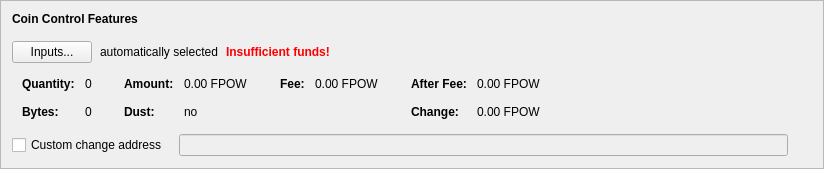
      <widget class="QFrame" name="frameCoinControl">
       <property name="sizePolicy">
        <sizepolicy hsizetype="Expanding" vsizetype="Fixed">
         <horstretch>0</horstretch>
         <verstretch>0</verstretch>
        </sizepolicy>
       </property>
       <property name="frameShape">
        <enum>QFrame::StyledPanel</enum>
       </property>
       <property name="frameShadow">
        <enum>QFrame::Raised</enum>
       </property>
       <layout class="QVBoxLayout" name="verticalLayout_2">
        <property name="spacing">
         <number>6</number>
        </property>
        <item>
         <layout class="QVBoxLayout" name="verticalLayoutCoinControl" stretch="0,0,0,0,0">
          <property name="spacing">
           <number>0</number>
          </property>
          <property name="sizeConstraint">
           <enum>QLayout::SetDefaultConstraint</enum>
          </property>
          <property name="leftMargin">
           <number>0</number>
          </property>
          <property name="topMargin">
           <number>0</number>
          </property>
          <item>
           <layout class="QHBoxLayout" name="horizontalLayoutCoinControl1">
            <property name="bottomMargin">
             <number>15</number>
            </property>
            <item>
             <widget class="QLabel" name="labelCoinControlFeatures">
              <property name="sizePolicy">
               <sizepolicy hsizetype="Preferred" vsizetype="Maximum">
                <horstretch>0</horstretch>
                <verstretch>0</verstretch>
               </sizepolicy>
              </property>
              <property name="font">
               <font>
                <weight>75</weight>
                <bold>true</bold>
               </font>
              </property>
              <property name="styleSheet">
               <string notr="true">font-weight:bold;</string>
              </property>
              <property name="text">
               <string>Coin Control Features</string>
              </property>
             </widget>
            </item>
           </layout>
          </item>
          <item>
           <layout class="QHBoxLayout" name="horizontalLayoutCoinControl2" stretch="0,0,0,0">
            <property name="spacing">
             <number>8</number>
            </property>
            <property name="bottomMargin">
             <number>10</number>
            </property>
            <item>
             <widget class="QPushButton" name="pushButtonCoinControl">
              <property name="styleSheet">
               <string notr="true"/>
              </property>
              <property name="text">
               <string>Inputs...</string>
              </property>
              <property name="autoDefault">
               <bool>false</bool>
              </property>
             </widget>
            </item>
            <item>
             <widget class="QLabel" name="labelCoinControlAutomaticallySelected">
              <property name="text">
               <string>automatically selected</string>
              </property>
              <property name="margin">
               <number>5</number>
              </property>
             </widget>
            </item>
            <item>
             <widget class="QLabel" name="labelCoinControlInsuffFunds">
              <property name="font">
               <font>
                <weight>75</weight>
                <bold>true</bold>
               </font>
              </property>
              <property name="styleSheet">
               <string notr="true">color:red;font-weight:bold;</string>
              </property>
              <property name="text">
               <string>Insufficient funds!</string>
              </property>
              <property name="margin">
               <number>5</number>
              </property>
             </widget>
            </item>
            <item>
             <spacer name="horizontalSpacerCoinControl">
              <property name="orientation">
               <enum>Qt::Horizontal</enum>
              </property>
              <property name="sizeHint" stdset="0">
               <size>
                <width>40</width>
                <height>1</height>
               </size>
              </property>
             </spacer>
            </item>
           </layout>
          </item>
          <item>
           <widget class="QWidget" name="widgetCoinControl" native="true">
            <property name="sizePolicy">
             <sizepolicy hsizetype="Preferred" vsizetype="Preferred">
              <horstretch>0</horstretch>
              <verstretch>0</verstretch>
             </sizepolicy>
            </property>
            <property name="minimumSize">
             <size>
              <width>0</width>
              <height>0</height>
             </size>
            </property>
            <property name="styleSheet">
             <string notr="true"/>
            </property>
            <layout class="QHBoxLayout" name="horizontalLayoutCoinControl5">
             <property name="leftMargin">
              <number>0</number>
             </property>
             <property name="topMargin">
              <number>0</number>
             </property>
             <property name="rightMargin">
              <number>0</number>
             </property>
             <property name="bottomMargin">
              <number>0</number>
             </property>
             <item>
              <layout class="QHBoxLayout" name="horizontalLayoutCoinControl3" stretch="0,0,0,1">
               <property name="spacing">
                <number>20</number>
               </property>
               <property name="topMargin">
                <number>0</number>
               </property>
               <property name="bottomMargin">
                <number>10</number>
               </property>
               <item>
                <layout class="QFormLayout" name="formLayoutCoinControl1">
                 <property name="horizontalSpacing">
                  <number>10</number>
                 </property>
                 <property name="verticalSpacing">
                  <number>14</number>
                 </property>
                 <property name="leftMargin">
                  <number>10</number>
                 </property>
                 <property name="topMargin">
                  <number>4</number>
                 </property>
                 <property name="rightMargin">
                  <number>6</number>
                 </property>
                 <item row="0" column="0">
                  <widget class="QLabel" name="labelCoinControlQuantityText">
                   <property name="font">
                    <font>
                     <weight>75</weight>
                     <bold>true</bold>
                    </font>
                   </property>
                   <property name="text">
                    <string>Quantity:</string>
                   </property>
                   <property name="margin">
                    <number>0</number>
                   </property>
                  </widget>
                 </item>
                 <item row="0" column="1">
                  <widget class="QLabel" name="labelCoinControlQuantity">
                   <property name="cursor">
                    <cursorShape>IBeamCursor</cursorShape>
                   </property>
                   <property name="contextMenuPolicy">
                    <enum>Qt::ActionsContextMenu</enum>
                   </property>
                   <property name="text">
                    <string notr="true">0</string>
                   </property>
                   <property name="margin">
                    <number>0</number>
                   </property>
                   <property name="textInteractionFlags">
                    <set>Qt::LinksAccessibleByMouse|Qt::TextSelectableByKeyboard|Qt::TextSelectableByMouse</set>
                   </property>
                  </widget>
                 </item>
                 <item row="1" column="0">
                  <widget class="QLabel" name="labelCoinControlBytesText">
                   <property name="font">
                    <font>
                     <weight>75</weight>
                     <bold>true</bold>
                    </font>
                   </property>
                   <property name="text">
                    <string>Bytes:</string>
                   </property>
                  </widget>
                 </item>
                 <item row="1" column="1">
                  <widget class="QLabel" name="labelCoinControlBytes">
                   <property name="cursor">
                    <cursorShape>IBeamCursor</cursorShape>
                   </property>
                   <property name="contextMenuPolicy">
                    <enum>Qt::ActionsContextMenu</enum>
                   </property>
                   <property name="text">
                    <string notr="true">0</string>
                   </property>
                   <property name="textInteractionFlags">
                    <set>Qt::LinksAccessibleByMouse|Qt::TextSelectableByKeyboard|Qt::TextSelectableByMouse</set>
                   </property>
                  </widget>
                 </item>
                </layout>
               </item>
               <item>
                <layout class="QFormLayout" name="formLayoutCoinControl2">
                 <property name="horizontalSpacing">
                  <number>10</number>
                 </property>
                 <property name="verticalSpacing">
                  <number>14</number>
                 </property>
                 <property name="leftMargin">
                  <number>6</number>
                 </property>
                 <property name="topMargin">
                  <number>4</number>
                 </property>
                 <property name="rightMargin">
                  <number>6</number>
                 </property>
                 <item row="0" column="0">
                  <widget class="QLabel" name="labelCoinControlAmountText">
                   <property name="font">
                    <font>
                     <weight>75</weight>
                     <bold>true</bold>
                    </font>
                   </property>
                   <property name="text">
                    <string>Amount:</string>
                   </property>
                   <property name="margin">
                    <number>0</number>
                   </property>
                  </widget>
                 </item>
                 <item row="0" column="1">
                  <widget class="QLabel" name="labelCoinControlAmount">
                   <property name="cursor">
                    <cursorShape>IBeamCursor</cursorShape>
                   </property>
                   <property name="contextMenuPolicy">
                    <enum>Qt::ActionsContextMenu</enum>
                   </property>
                   <property name="text">
                    <string notr="true">0.00 FPOW</string>
                   </property>
                   <property name="textInteractionFlags">
                    <set>Qt::LinksAccessibleByMouse|Qt::TextSelectableByKeyboard|Qt::TextSelectableByMouse</set>
                   </property>
                  </widget>
                 </item>
                 <item row="1" column="0">
                  <widget class="QLabel" name="labelCoinControlLowOutputText">
                   <property name="font">
                    <font>
                     <weight>75</weight>
                     <bold>true</bold>
                    </font>
                   </property>
                   <property name="text">
                    <string>Dust:</string>
                   </property>
                  </widget>
                 </item>
                 <item row="1" column="1">
                  <widget class="QLabel" name="labelCoinControlLowOutput">
                   <property name="cursor">
                    <cursorShape>IBeamCursor</cursorShape>
                   </property>
                   <property name="contextMenuPolicy">
                    <enum>Qt::ActionsContextMenu</enum>
                   </property>
                   <property name="text">
                    <string notr="true">no</string>
                   </property>
                   <property name="textInteractionFlags">
                    <set>Qt::LinksAccessibleByMouse|Qt::TextSelectableByKeyboard|Qt::TextSelectableByMouse</set>
                   </property>
                  </widget>
                 </item>
                </layout>
               </item>
               <item>
                <layout class="QFormLayout" name="formLayoutCoinControl3">
                 <property name="horizontalSpacing">
                  <number>10</number>
                 </property>
                 <property name="verticalSpacing">
                  <number>14</number>
                 </property>
                 <property name="leftMargin">
                  <number>6</number>
                 </property>
                 <property name="topMargin">
                  <number>4</number>
                 </property>
                 <property name="rightMargin">
                  <number>6</number>
                 </property>
                 <item row="0" column="0">
                  <widget class="QLabel" name="labelCoinControlFeeText">
                   <property name="font">
                    <font>
                     <weight>75</weight>
                     <bold>true</bold>
                    </font>
                   </property>
                   <property name="text">
                    <string>Fee:</string>
                   </property>
                   <property name="margin">
                    <number>0</number>
                   </property>
                  </widget>
                 </item>
                 <item row="0" column="1">
                  <widget class="QLabel" name="labelCoinControlFee">
                   <property name="cursor">
                    <cursorShape>IBeamCursor</cursorShape>
                   </property>
                   <property name="contextMenuPolicy">
                    <enum>Qt::ActionsContextMenu</enum>
                   </property>
                   <property name="text">
                    <string notr="true">0.00 FPOW</string>
                   </property>
                   <property name="textInteractionFlags">
                    <set>Qt::LinksAccessibleByMouse|Qt::TextSelectableByKeyboard|Qt::TextSelectableByMouse</set>
                   </property>
                  </widget>
                 </item>
                </layout>
               </item>
               <item>
                <layout class="QFormLayout" name="formLayoutCoinControl4">
                 <property name="horizontalSpacing">
                  <number>10</number>
                 </property>
                 <property name="verticalSpacing">
                  <number>14</number>
                 </property>
                 <property name="leftMargin">
                  <number>6</number>
                 </property>
                 <property name="topMargin">
                  <number>4</number>
                 </property>
                 <property name="rightMargin">
                  <number>6</number>
                 </property>
                 <item row="0" column="0">
                  <widget class="QLabel" name="labelCoinControlAfterFeeText">
                   <property name="font">
                    <font>
                     <weight>75</weight>
                     <bold>true</bold>
                    </font>
                   </property>
                   <property name="text">
                    <string>After Fee:</string>
                   </property>
                   <property name="margin">
                    <number>0</number>
                   </property>
                  </widget>
                 </item>
                 <item row="0" column="1">
                  <widget class="QLabel" name="labelCoinControlAfterFee">
                   <property name="cursor">
                    <cursorShape>IBeamCursor</cursorShape>
                   </property>
                   <property name="contextMenuPolicy">
                    <enum>Qt::ActionsContextMenu</enum>
                   </property>
                   <property name="text">
                    <string notr="true">0.00 FPOW</string>
                   </property>
                   <property name="textInteractionFlags">
                    <set>Qt::LinksAccessibleByMouse|Qt::TextSelectableByKeyboard|Qt::TextSelectableByMouse</set>
                   </property>
                  </widget>
                 </item>
                 <item row="1" column="0">
                  <widget class="QLabel" name="labelCoinControlChangeText">
                   <property name="font">
                    <font>
                     <weight>75</weight>
                     <bold>true</bold>
                    </font>
                   </property>
                   <property name="text">
                    <string>Change:</string>
                   </property>
                  </widget>
                 </item>
                 <item row="1" column="1">
                  <widget class="QLabel" name="labelCoinControlChange">
                   <property name="cursor">
                    <cursorShape>IBeamCursor</cursorShape>
                   </property>
                   <property name="contextMenuPolicy">
                    <enum>Qt::ActionsContextMenu</enum>
                   </property>
                   <property name="text">
                    <string notr="true">0.00 FPOW</string>
                   </property>
                   <property name="textInteractionFlags">
                    <set>Qt::LinksAccessibleByMouse|Qt::TextSelectableByKeyboard|Qt::TextSelectableByMouse</set>
                   </property>
                  </widget>
                 </item>
                </layout>
               </item>
              </layout>
             </item>
            </layout>
           </widget>
          </item>
          <item>
           <layout class="QHBoxLayout" name="horizontalLayoutCoinControl4" stretch="0,0,0">
            <property name="spacing">
             <number>12</number>
            </property>
            <property name="sizeConstraint">
             <enum>QLayout::SetDefaultConstraint</enum>
            </property>
            <property name="topMargin">
             <number>5</number>
            </property>
            <property name="rightMargin">
             <number>5</number>
            </property>
            <item>
             <widget class="QCheckBox" name="checkBoxCoinControlChange">
              <property name="toolTip">
               <string>If this is activated, but the change address is empty or invalid, change will be sent to a newly generated address.</string>
              </property>
              <property name="text">
               <string>Custom change address</string>
              </property>
             </widget>
            </item>
            <item>
             <widget class="QValidatedLineEdit" name="lineEditCoinControlChange">
              <property name="enabled">
               <bool>false</bool>
              </property>
              <property name="sizePolicy">
               <sizepolicy hsizetype="Expanding" vsizetype="Fixed">
                <horstretch>0</horstretch>
                <verstretch>0</verstretch>
               </sizepolicy>
              </property>
             </widget>
            </item>
            <item>
             <widget class="QLabel" name="labelCoinControlChangeLabel">
              <property name="sizePolicy">
               <sizepolicy hsizetype="Preferred" vsizetype="Expanding">
                <horstretch>0</horstretch>
                <verstretch>0</verstretch>
               </sizepolicy>
              </property>
              <property name="minimumSize">
               <size>
                <width>0</width>
                <height>0</height>
               </size>
              </property>
              <property name="text">
               <string/>
              </property>
              <property name="margin">
               <number>3</number>
              </property>
             </widget>
            </item>
           </layout>
          </item>
          <item>
           <spacer name="verticalSpacerCoinControl">
            <property name="orientation">
             <enum>Qt::Vertical</enum>
            </property>
            <property name="sizeType">
             <enum>QSizePolicy::Expanding</enum>
            </property>
            <property name="sizeHint" stdset="0">
             <size>
              <width>800</width>
              <height>1</height>
             </size>
            </property>
           </spacer>
          </item>
         </layout>
        </item>
       </layout>
      </widget>
